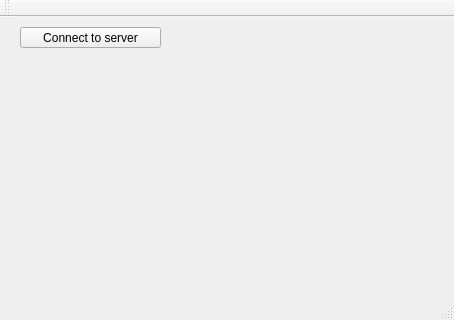
<?xml version="1.0" encoding="UTF-8"?>
<ui version="4.0">
 <class>MainWindow</class>
 <widget class="QMainWindow" name="MainWindow">
  <property name="geometry">
   <rect>
    <x>0</x>
    <y>0</y>
    <width>454</width>
    <height>320</height>
   </rect>
  </property>
  <property name="windowTitle">
   <string>MainWindow</string>
  </property>
  <widget class="QWidget" name="centralWidget">
   <widget class="QPushButton" name="pushButton">
    <property name="geometry">
     <rect>
      <x>20</x>
      <y>10</y>
      <width>141</width>
      <height>21</height>
     </rect>
    </property>
    <property name="text">
     <string>Connect to server</string>
    </property>
   </widget>
  </widget>
  <widget class="QMenuBar" name="menuBar">
   <property name="geometry">
    <rect>
     <x>0</x>
     <y>0</y>
     <width>454</width>
     <height>20</height>
    </rect>
   </property>
  </widget>
  <widget class="QToolBar" name="mainToolBar">
   <attribute name="toolBarArea">
    <enum>TopToolBarArea</enum>
   </attribute>
   <attribute name="toolBarBreak">
    <bool>false</bool>
   </attribute>
  </widget>
  <widget class="QStatusBar" name="statusBar"/>
 </widget>
 <layoutdefault spacing="6" margin="11"/>
 <resources/>
 <connections/>
</ui>
